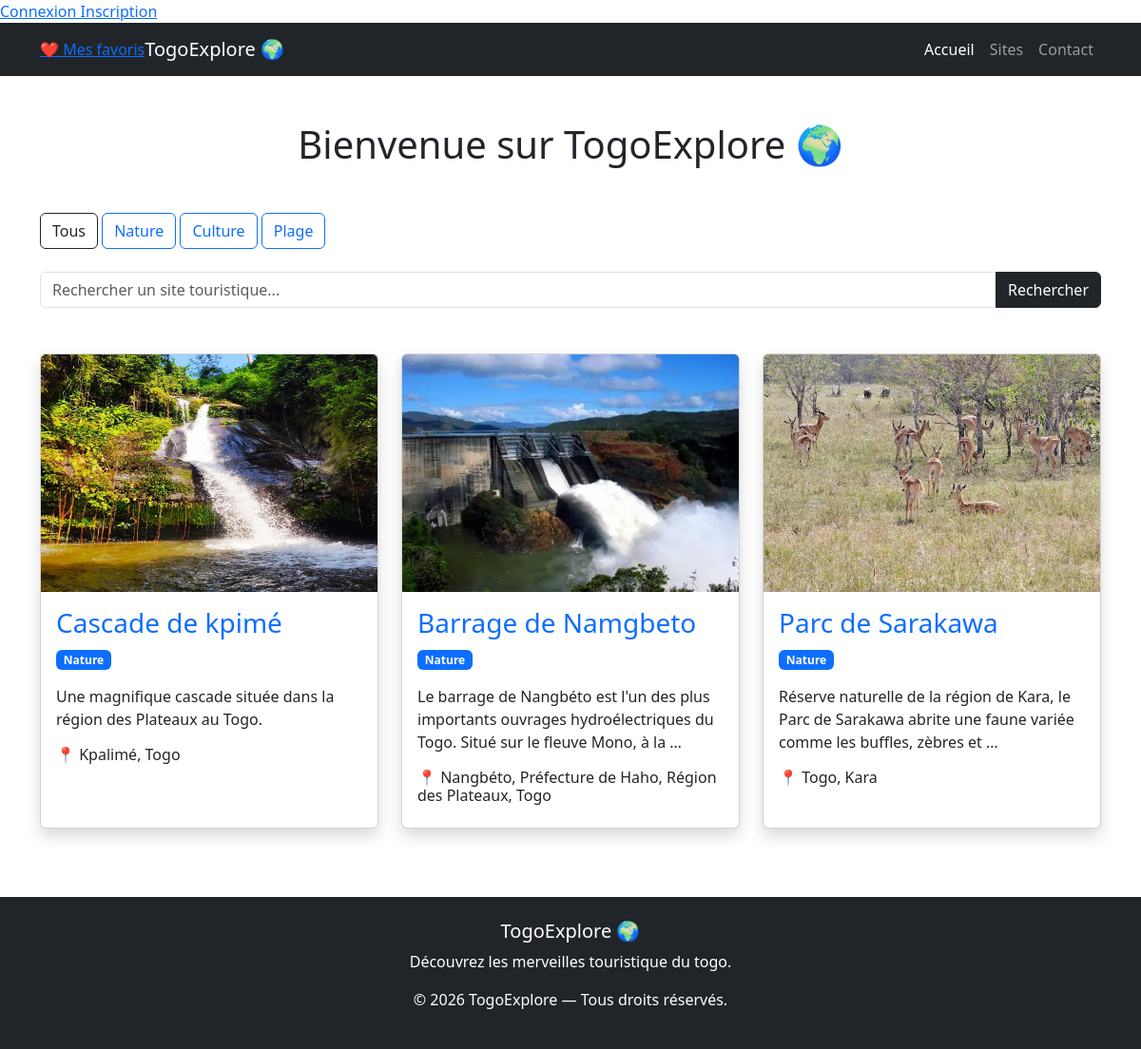
The app's page /?category=2 with its own data.
### tourism/models.py (models this page shows, shortened)
class Category(models.Model):
    name = models.CharField(max_length=100)
    def __str__(self):
        return self.name

class TouristSite(models.Model):
    name = models.CharField(max_length=200)
    description = models.TextField()
    location = models.CharField(max_length=255)
    image = models.ImageField(upload_to='site/')
    category = models.ForeignKey(
        Category,
        on_delete=models.CASCADE,
        null=True,
        blank=True
    )
    latitude = models.FloatField(null=True, blank=True)
    longitude = models.FloatField(null=True, blank=True)
    created_at = models.DateTimeField(auto_now_add=True)

### tourism/views.py (the view)
# urls.py: 2. Add a URL to urlpatterns:  path('', views.home, name='home')
def home(request):
    query = request.GET.get('q')
    category_id = request.GET.get('category')
    sites = TouristSite.objects.all()
    if query:
        sites = sites.filter(name__icontains=query)
    if category_id:
        sites = sites.filter(category_id=category_id)
    categories = Category.objects.all()
    context = {
        'sites': sites,
        'categories': categories
    }
    return render(request, 'tourism/index.html', context)

### tourism/templates/tourism/index.html (shortened to what this page needs)
{% load static %}
<!DOCTYPE html>
<html lang="fr">
<head>
    <link href="https://cdn.jsdelivr.net/npm/bootstrap@5.3.7/dist/css/bootstrap.min.css" rel="stylesheet">
</head>
<body>
{% if user.is_authenticated %}
<p>Bonjour {{ user.username }}</p>
<a href="{% url 'logout' %}">
    Déconnexion
</a>
{% else %}
<a href="{% url 'login' %}">
    Connexion
</a>
<a href="{% url 'register' %}">
    Inscription
</a>
{% endif %}
    <nav class="navbar navbar-expand-lg navbar-dark bg-dark">
        <div class="container">
            <a href="{% url 'favorites' %}">
                ❤️ Mes favoris
            </a>
            <a class="navbar-brand" href="/">
                TogoExplore 🌍
            </a>
            <div class="collapse navbar-collapse" id="navbarNav">
                <ul class="navbar-nav ms-auto">
                    <li class="nav-item">
                        <a class="nav-link active" href="/">
                            Accueil
                        </a>
                    </li>
                    <li class="nav-item">
                        <a class="nav-link" href="/">
                            Sites
                        </a>
                    </li>
                    <li class="nav-item">
                        <a class="nav-link" href="{% url 'contact' %}">
                            Contact
                        </a>
                    </li>
                </ul>
            </div>
        </div>
    </nav>
    <div class="container mt-5">
        <h1 class="text-center mb-5">
            Bienvenue sur TogoExplore 🌍
        </h1>
        <div class="mb-4">
    <a href="/" class="btn btn-outline-dark">
        Tous
    </a>
    {% for category in categories %}
        <a href="/?category={{ category.id }}"
           class="btn btn-outline-primary">
            {{ category.name }}
        </a>
    {% endfor %}
</div>
        <div class="row">
          <form method="GET" class="mb-5">
    <div class="input-group">
        <input type="text"
               name="q"
               class="form-control"
               placeholder="Rechercher un site touristique...">
        <button class="btn btn-dark">
            Rechercher
        </button>
    </div>
</form>
            {% for site in sites %}
            <div class="col-md-4 mb-4">
                <div class="card shadow h-100">
                    <img src="{{ site.image.url }}"
                         class="card-img-top"
                         height="250">
                    <div class="card-body">
                        <h3 class="card-title">
                            <a href="{% url 'site_detail' site.id %}"
                               class="text-decoration-none">
                                {{ site.name }}
                            </a>
                        </h3>
                        <p class="badge bg-primary">
                        {{ site.category }}
                        </p>
                        <p class="card-text">
                            {{ site.description|truncatewords:20 }}
                        </p>
                        <h6>
                            📍 {{ site.location }}
                        </h6>
                    </div>
                </div>
            </div>
            {% endfor %}
        </div>
    </div>
<footer class="bg-dark text-white mt-5 p-4">
      <div class="container text-center">
          <h5>TogoExplore 🌍</h5>
          <p>
            Découvrez les merveilles touristique du togo.
          </p>
          <p>
            © 2026 TogoExplore — Tous droits réservés.
          </p>
      </div>
</footer>
</body>
</html>

### records on screen
Category: name "Nature"
Category: name "Culture"
Category: name "Plage"
TouristSite: image (picture), name "Cascade de kpimé", category "Nature", description "Une magnifique cascade située dans la région des Plateaux au Togo.", location "Kpalimé, Togo"
TouristSite: image (picture), name "Barrage de Namgbeto", category "Nature", description "Le barrage de Nangbéto est l'un des plus importants ouvrages hydroélectriques du Togo. Situé sur le fleuve Mono, à la …", location "Nangbéto, Préfecture de Haho, Région des Plateaux, Togo"
TouristSite: image (picture), name "Parc de Sarakawa", category "Nature", description "Réserve naturelle de la région de Kara, le Parc de Sarakawa abrite une faune variée comme les buffles, zèbres et …", location "Togo, Kara"
